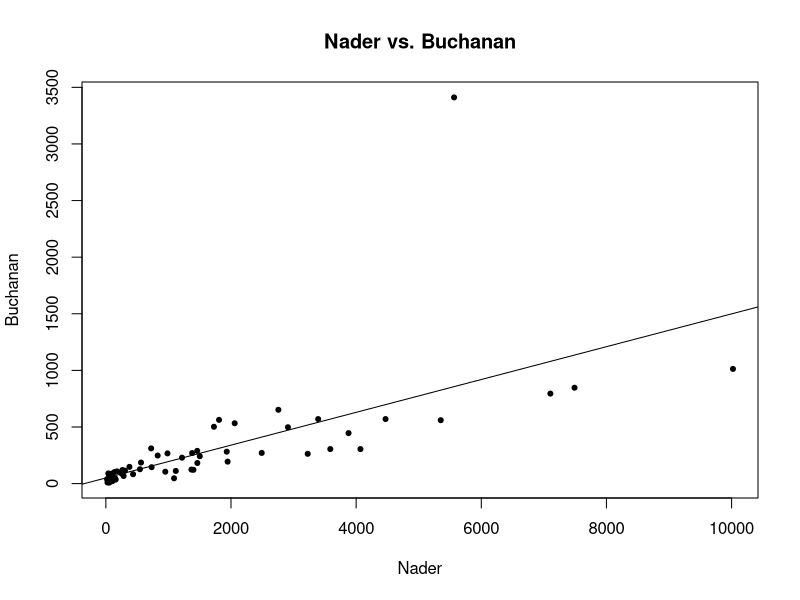
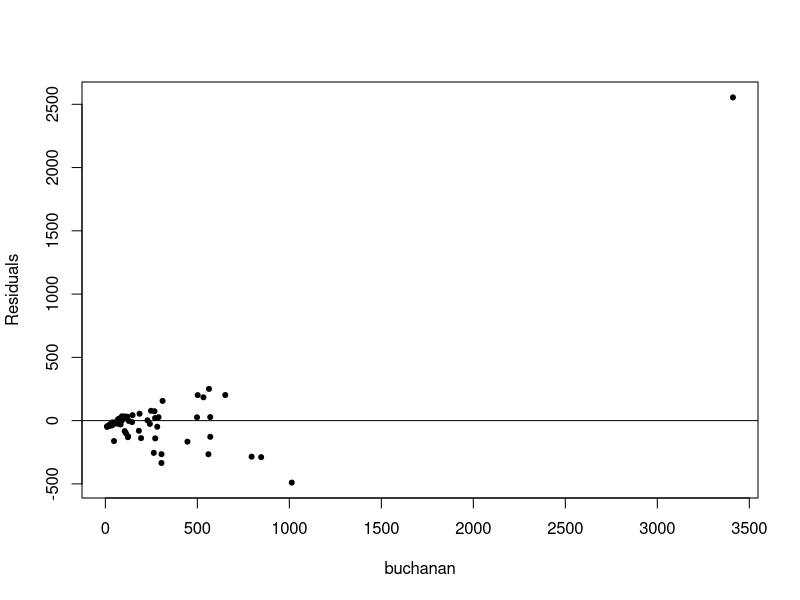
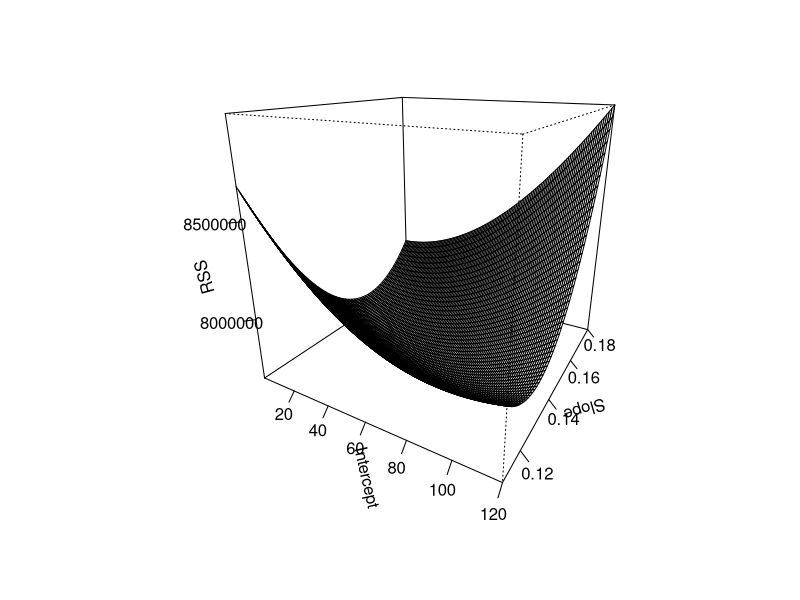
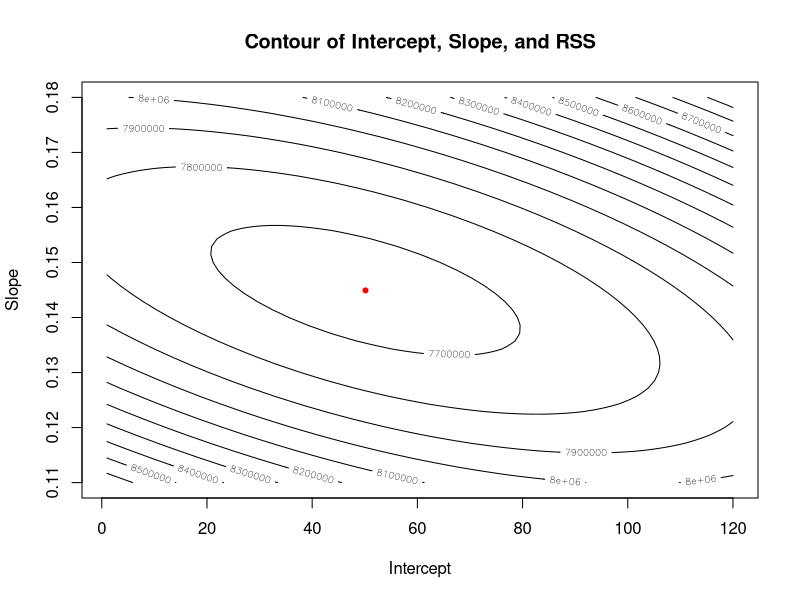
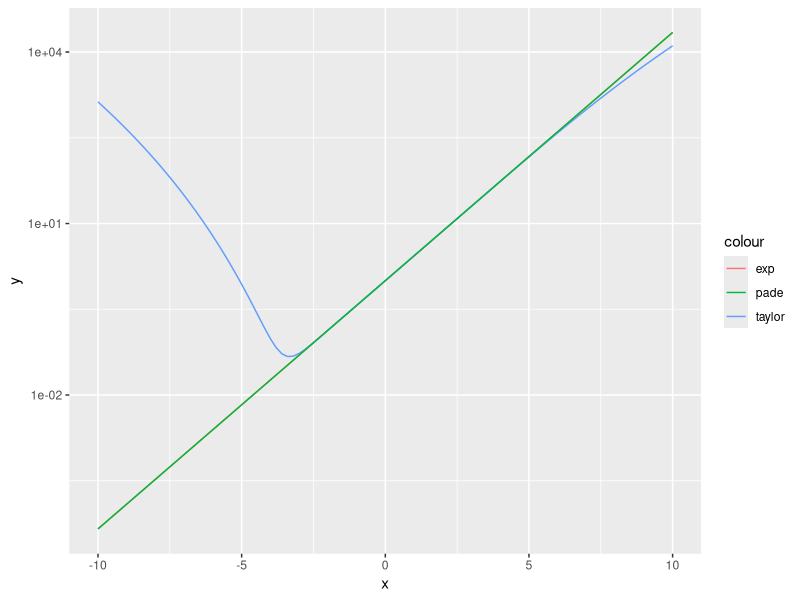

Here is the R script that generated these plots, in order:
# Code for YSC4204 Homework 1
# Authors
# Sean Saito
# John Reid
# Hrishi Olickel
# Han Chong

#imports
require(ggplot2)

# Automatically sets working directory to source file location
this.dir <- dirname(parent.frame(2)$ofile)
setwd(this.dir)

# Problem 1

# 1 (a)
# Read the text file
florida <- read.table("florida2000.txt", header=TRUE)

# Get the votes for Buchanan and Nader
buchanan <- florida$Buchanan
nader <- florida$Nader

# Plot
plot(nader, buchanan, xlab="Nader", ylab="Buchanan", pch=20, main = "Nader vs. Buchanan")

# 1 (b)
# Linear regression
fit <- lm(buchanan ~ nader)
abline(fit)

# 1 (c)
# Evaluating the model

# First take a look at the residuals
res <- residuals(fit)
plot(jitter(res)~jitter(buchanan), ylab="Residuals", xlab="buchanan", data=florida, pch=20)
abline(0, 0)

# What's the R-squared value?
print(summary(fit)$r.squared)

# The result is 0.428, so maybe it does not look like a reasonable fit

# 1 (d)
# Residual Sum of Squares function
rss = function(row) {
  z <- sum((buchanan - row[1] - row[2] * nader)^2)
}

# Generate of vector of intercepts and slopes
b0 <- seq(1, 120)
b1 <- seq(0.11, 0.18, length=50)

# Compute rss for all (b0, b1)
prod = merge(b0, b1) # Cartesian product of b0 and b1
z <- matrix(apply(prod, 1, rss), nrow=length(b0), ncol=length(b1))

# Plot persp
persp(b0, b1, z, theta=30, phi=20, xlab="Intercept", 
      ylab="Slope", zlab="RSS", ticktype="detailed",
      expand=1.0)

# 1 (e)
# Contour plots
contour(b0, b1, z, xlab="Intercept", ylab="Slope", main="Contour of Intercept, Slope, and RSS")
# Plot the best combination
points(fit$coefficients[1], fit$coefficients[2], pch=20, col="red")


#### Problem 2 - Code first, Comment Later

# 2 (a)
taylorLoop <- function (n, x) {
  if (n < 1 || length(x) == 0 ){
    print("Either n or x is an invalid parameter")
    break
  }
  output <- numeric(0)  # Setting up the output vector
  for (a in x){   # Outer for loop iterating over x
    
    result <- 0   # Setting up the summation
    for (j in 0:n ){
      result <- result + (a^j / factorial(j))
    }
    output <- c(output, result)    #Concatenate the result to the output vector
  }
  return(output)
}

# 2(b)
taylorVect <- function (n, x){
  if (n < 1 || length(x) == 0 ){
    print("Either n or x is an invalid parameter")
    break
  }
  return(unlist(lapply(x, function(a) sum((a ^ (0:n)) / factorial(0:n)))))
}

# 2(c)
example <- seq(-10, 10, 0.001)
system.time(taylorLoop(10, example))
system.time(taylorVect(10, example))

# 2(d)
# Compute S_nx
snx_vect <- function(n, x)
  (sum(unlist(lapply(c(0:n), function(j) ((factorial((2*n)-j)*factorial(n))*(x^j))/(factorial(2*n)*factorial(j)*factorial(n-j))))))

# Apply over x
pade <- function(n, x) {
  return(unlist(lapply(x, function(xval) (snx_vect(n, xval)/snx_vect(n, 0-xval)))))
}

# 2(e)
taylor10 <- function(x) taylorVect(10, x)
pade10 <- function(x) pade(10, x)

ggplot(data.frame(x = c(-10, 10)), aes(x)) + 
    stat_function(fun = exp, aes(colour="exp")) +
    stat_function(fun = taylor10, aes(colour="taylor")) +
    stat_function(fun=pade10, aes(colour="pade")) + 
    scale_y_log10()

# 2 (f)
system.time(taylorLoop(10, example))
system.time(taylorVect(10, example))
system.time(pade(10, example))

# 2(g)
# Fill this in once the implementation of 2(a) is verified
